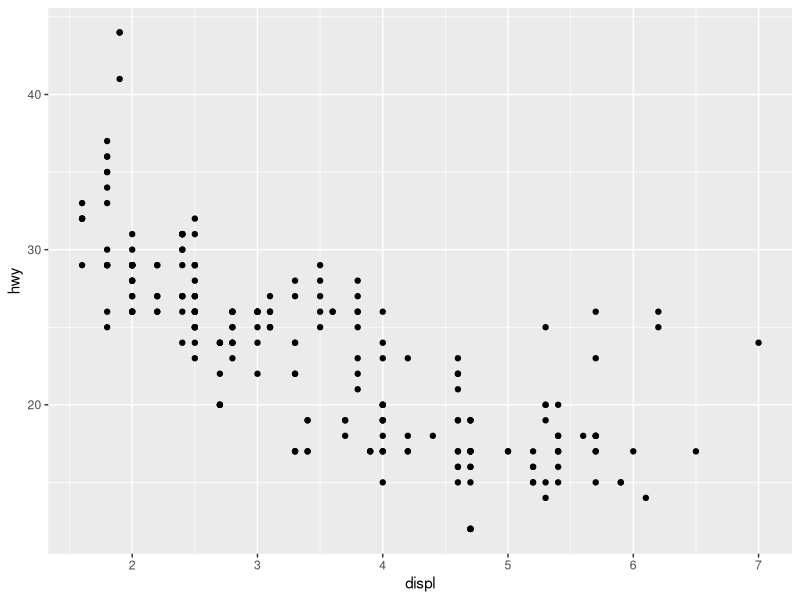
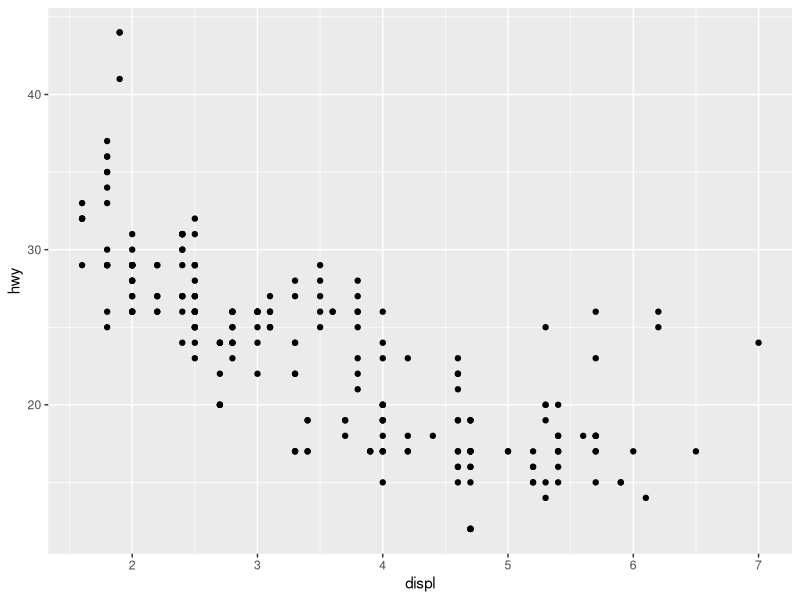
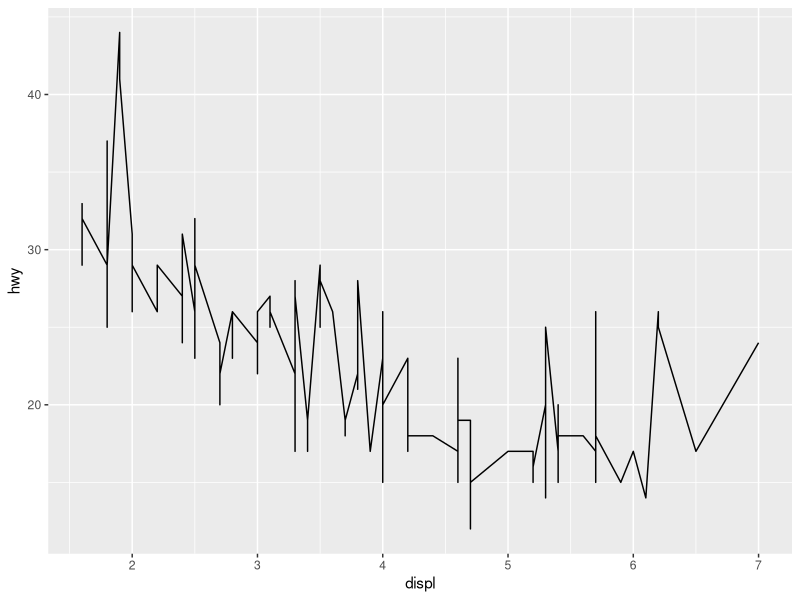
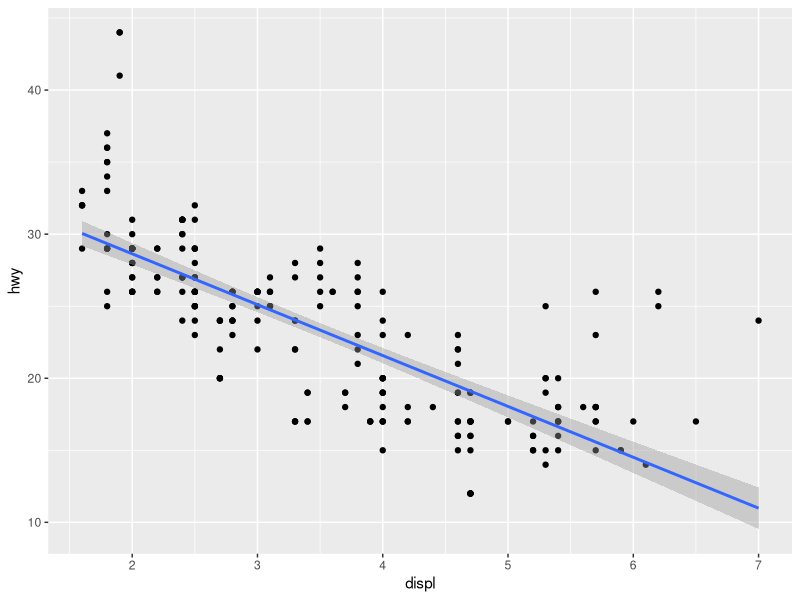
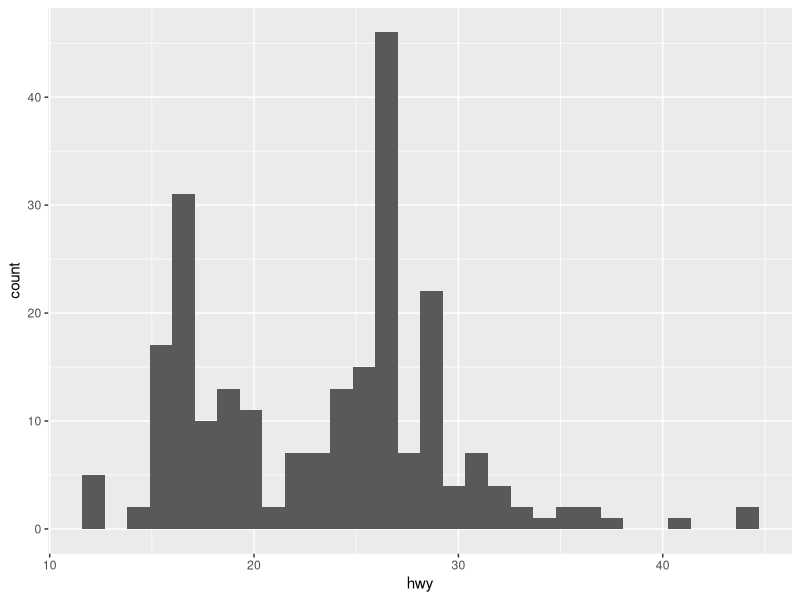
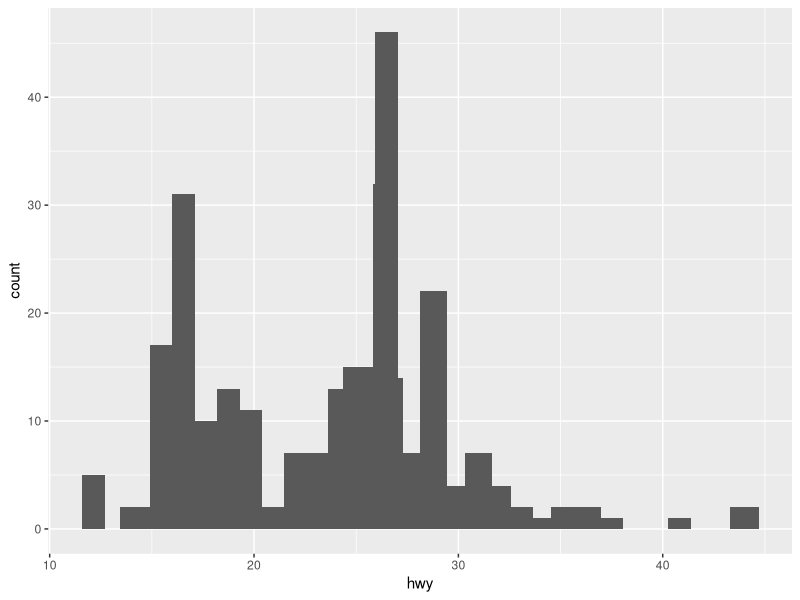
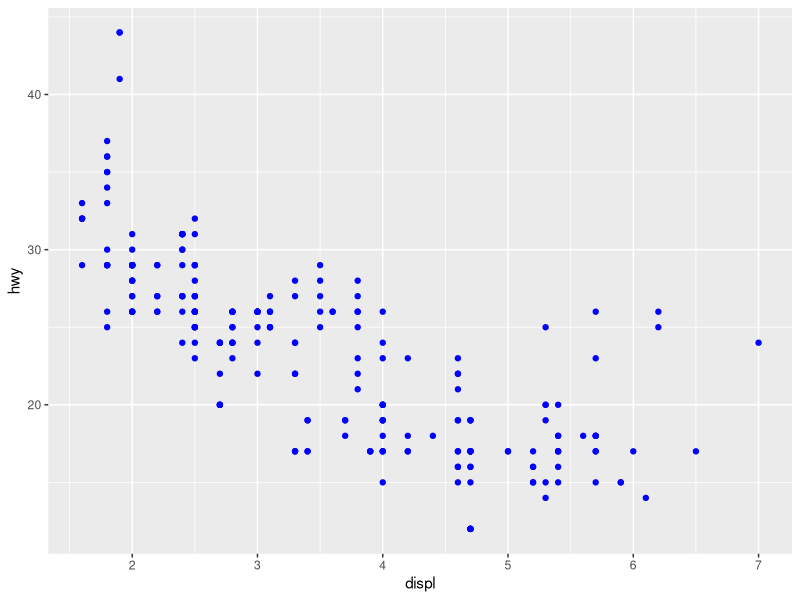
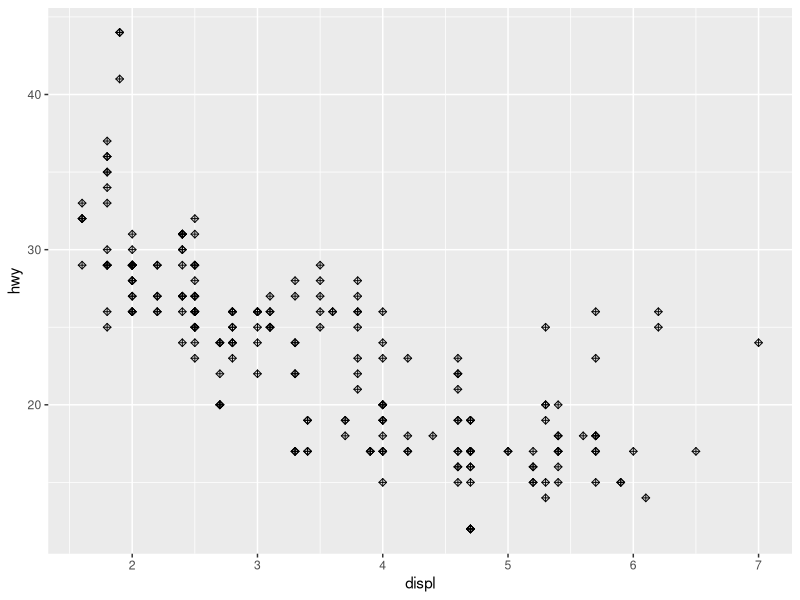

R code for these plots, in order:
#############################################################
## Getting Started with ggplot 
## Intro to R/RStudio Feb 2020
#############################################################
# Resources:
# https://ggplot2-book.org/

library(ggplot2)
library(dplyr) #mpg is a data set within dplyr

# We will start by using the mpg (miles per gallon) dataset that is builtin to the ggplot package. 

head(mpg)
unique(mpg$class)

# Variable description:
# cty: miles per gallon in city driving
# hwy: miles per gallon highway driving
# displ: engine displacement in Litres.

# drv: drivetrain
        # with 3 levels: f -front wheel, r-rear wheel,or 4-four wheel.

# model: model of car. 
        # 38 levels

#class: “type” of car e.g., two seater, SUV, compact, etc.      
        # 7 levels


# Every ggplot figure has 3 components:
        ## 1. data: defining the source data set 
        ## 2. aesthetic mapping: basically defines which variables from the dataset that will be visualized
        ## 3. layers: these define what you want the plot to look like. All ggplots have to have at least 
                ## one layer that is defined with the geom function, which defines the type of graph (i.e., boxplot, scatter etc).
                ## Other layers can customize labels, background, legends, colours, annotation etc. 

# Part 1. A simple scatter plot
ggplot(data = mpg, aes(x = displ, y = hwy)) +  # the first argument is the data, the aes() -aesthetic function defines the x and y variables in the plot
        geom_point()       # the geom layer here defines that we want to plot points (scatter plot)

# It is also common to see "lazy" assignment. In this case you can drop the explicit data = and variable = notation

ggplot(mpg, aes(displ, hwy)) +
        geom_point() 

# Part 2. Plot geoms.
# There are several geom functions.These are listed below. 

# We will focus on a few of these as we explore how to customize our plots. 


# geom_point() :scatter plot
# geom_smooth() : fits a smoother (this is a trend line through the point) to the data and its standard error
# geom_jitter() : jitters points to reduce overlap of distinct dots 
# geom_boxplot() : boxplot displaying quantiles etc. 
# geom_violin :  
# geom_histogram() : 
# geom_freqpoly() :
# geom_density()
# geom_bar()
# geom_path()
# geom_line()



ggplot(mpg, aes(displ, hwy)) +
        geom_line() 

# Here let's plot the relationship between displacement and miles per gallon on highways and plot the 
# linear model for this relationship (fit with the least square means)
# It's also possible to fit linear models with robust fitting algorithms and gam models (generalized additive models). But to do 
# so you need to load the particular packages that can perform those specific statistical fitting procedures i.e., MASS and mgcv package

ggplot(mpg, aes(displ, hwy)) + 
        geom_point() + 
        geom_smooth(method  = "lm")


ggplot(mpg, aes(hwy)) + geom_histogram() # this is the distribution of miles per gallon for highway driving 

ggplot(mpg, aes(hwy)) + geom_histogram() + stat_bin(bins = 45) # we can add another layer to increase the number of bins. 


# Part 3. Customizing labels and colours

# Let's start with setting a title and axis titles.
hwy_cty = ggplot(mpg, aes(cty, hwy)) +
        geom_point() +
        ggtitle("Relationship between city and highway mileage", subtitle = "subtitle") +
        xlab("city driving (mpg)") + 
        ylab("highway driving (mpg)") 

# Customizing colour, shape and size of points:
ggplot(mpg, aes(displ, hwy)) + geom_point(colour = "blue") #sets point colours
ggplot(mpg, aes(displ, hwy)) + geom_point(shape = 9) #sets shapes. change the value of shape to explore options. 
ggplot(mpg, aes(displ, hwy)) + geom_point(size = 1.2) #sets size

# Adjusting colour, shape and size by level of a variable

ggplot(mpg, aes(displ, hwy, colour = class)) + geom_point() # set colour by levels of a variable
ggplot(mpg, aes(displ, hwy, colour = class, shape = drv)) + geom_point() # set shape by levels of a variable
ggplot(mpg, aes(displ, hwy, size = cyl)) + geom_point()# or adjust point size





# Part 4. Themes: There are a number of set themes you can call, or you can define your own. 
# Predefined themes are found here: https://ggplot2.tidyverse.org/reference/ggtheme.html 
# How to customize theme elements: https://ggplot2.tidyverse.org/reference/theme.html

# Here are two common and very useful predefined themes:

hwy_cty + theme_bw()
hwy_cty + theme_classic()

# Let's look at how to customize the theme elements
hwy_cty +
        theme(panel.background = element_rect(fill = "purple", colour = "grey50"), 
                panel.grid.major.y = element_blank(), 
                plot.background = element_rect(fill = "green"),
                plot.title = element_text(color="red", size=14, face="bold",hjust = 0.5), 
               plot.subtitle = element_text(color="purple", size=14, face="bold.italic",hjust = 0.5),
                axis.title.x = element_text(color="blue", size=14, face="bold"), 
                axis.title.y = element_text(color="#993333", size=14, face="bold"))

dev.off()

# Part 5. Multi-panel plots: Facetting
# Facetting creates tables of graphics by splitting the data into subsets and displaying the same graph for each subset. 
# There are two types of facetting: grid and wrapped. 
# Grid splits the plot into columns for each level of the facetting variable 
# Wrap, will make different panels for each plot and these can be shown across multiple rows and columns. 


# To facet a plot you simply add a facetting specification with facet_wrap(), which takes the name of a variable preceded by ~.

ggplot(mpg, aes(displ, hwy)) + 
        geom_point() + 
        facet_wrap(~class, nrow = 2)

ggplot(mpg, aes(displ, hwy)) + 
        geom_point() + 
        facet_grid(~class)



